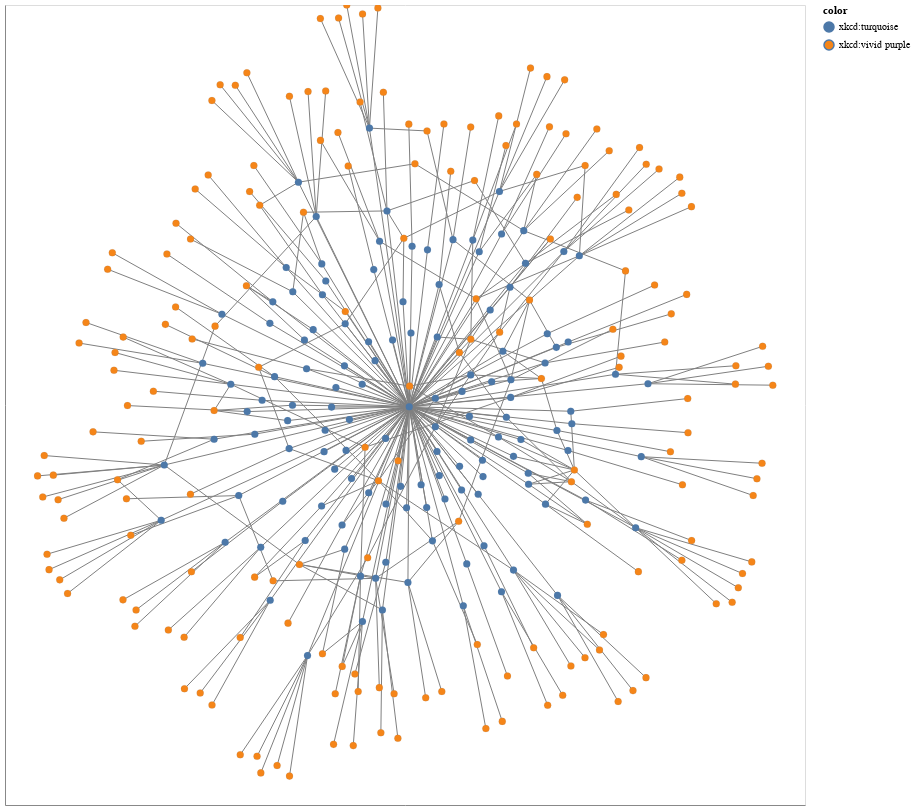

The cell this chart's notebook holds for it:
### Code cell
# Generate a graph from the co-authors and their affiliations
# use XKCD colors: https://xkcd.com/color/rgb/
G = nx.Graph()

for index, row in rf.iterrows():
    G.add_node(row['orcid'], name=row['full_name'], color='xkcd:turquoise')

for index, row in of2.iterrows():
    G.add_node(row['wikidata'], name=row['name'], color='xkcd:vivid purple')

# Convert from and to for researcher relationships into ORCID IDs (to map the node labels)
def force_pid(n):
    n['from'] = n['from'].split('/')[-1]
    n['to'] = n['to'].split('/')[-1]
    return n

json = map(force_pid, r.json()[0]['relationships']['researcher-researcher'])
ef = pd.DataFrame(json, columns=['from', 'to'])

json = map(force_pid, r.json()[0]['relationships']['researcher-organisation'])
eo = pd.DataFrame(json, columns=['from', 'to'])

G.add_edges_from(ef.to_numpy())
G.add_edges_from(eo.to_numpy())
    
# Compute positions for viz.
pos = nx.spring_layout(G)

options = {
    "font_size": 18,
    "node_size": 50,
    "edge_color": "gray",
    "linewidths": 0.1,
    "width": 1
}

# Show information about the graph
print(nx.info(G))
print("Network density:", nx.density(G))

# Draw the graph using Altair
viz = nxa.draw_networkx(G, pos=pos, node_tooltip='name', node_color='color', **options).properties(width=800, height=800)

nx.write_gexf(G, "affiliations.gexf")

# Show it as an interactive plot!
viz.interactive()

### Figure 1 — Vega-Lite specification as saved in the notebook (floating-point values rounded to 4 significant figures; data arrays with more than 128 entries replaced by an {"elided": "..."} marker saying what was removed)
{"config": {"view": {"continuousWidth": 400, "continuousHeight": 300}}, "layer": [{"data": {"name": "data-78b4137d7ed03cd531577b2192d0839f"}, "mark": {"type": "line", "color": "gray", "opacity": 1, "strokeWidth": 1}, "encoding": {"detail": {"type": "quantitative", "field": "edge"}, "x": {"type": "quantitative", "axis": {"grid": false, "labels": false, "ticks": false, "title": ""}, "field": "x"}, "y": {"type": "quantitative", "axis": {"grid": false, "labels": false, "ticks": false, "title": ""}, "field": "y"}}, "selection": {"selector013": {"type": "interval", "bind": "scales", "encodings": ["x", "y"]}}}, {"data": {"name": "data-bb79f0b5b6331f8a61b198ea57507bea"}, "mark": {"type": "point", "opacity": 1, "size": 50, "strokeWidth": 0.1}, "encoding": {"fill": {"type": "nominal", "field": "color"}, "tooltip": {"type": "nominal", "field": "name"}, "x": {"type": "quantitative", "axis": {"grid": false, "labels": false, "ticks": false}, "field": "x"}, "y": {"type": "quantitative", "axis": {"grid": false, "labels": false, "ticks": false}, "field": "y"}}}], "height": 800, "width": 800, "$schema": "https://vega.github.io/schema/vega-lite/v4.8.1.json", "datasets": {"data-78b4137d7ed03cd531577b2192d0839f": {"elided": "762 records"}, "data-bb79f0b5b6331f8a61b198ea57507bea": {"elided": "307 records"}}}
